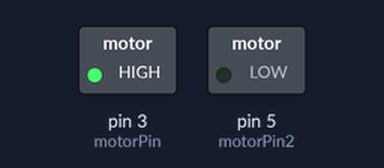
The sketch below on a simulated Arduino Uno, built with avr-gcc and run on an emulated ATmega328P. Shown: switched loads named in the sketch (green lamp = pin HIGH). Dashed ring = blinking.

Above: at 0.15 s.
Timing chart, 0 to 3.0 s (numbered marks = the images above):
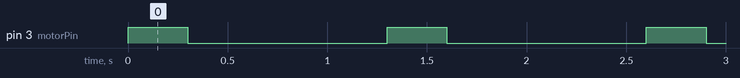

Measured:
- by itself, pin 3 (motorPin): alternates HIGH for 0.30 s and LOW for 1.0 s

The sketch:

Vibration.ino
```cpp
const int motorPin = 3;
const int motorPin2 = 5;
long currentTime = 0;
long delayTime = 1000;
long latestTime = 0;
int vibrationState = 1000;
void setup()
{
  Serial.begin(9600);
  pinMode(motorPin, OUTPUT);
  pinMode(motorPin2, OUTPUT);
}

void loop()
{
  //delay
//  currentTime = millis();
//  if(currentTime - latestTime > delayTime) {
//    latestTime=currentTime;
//    //Serial.print(currentTime);
//    if(vibrationState == 50){
//      vibrationState = 1000;
//      delayTime=500;
//      }
//    else{
//      vibrationState = 50;
//      delayTime=500;
//    }
//    Serial.print(vibrationState);
//    analogWrite(motorPin,vibrationState);
//  }

//analogWrite(motorPin, 0);
//delay(100);
//analogWrite(motorPin, 100);
//delay(1000);

analogWrite(motorPin,255);
delay(300);
analogWrite(motorPin, 0);
delay(1000);
}
```
